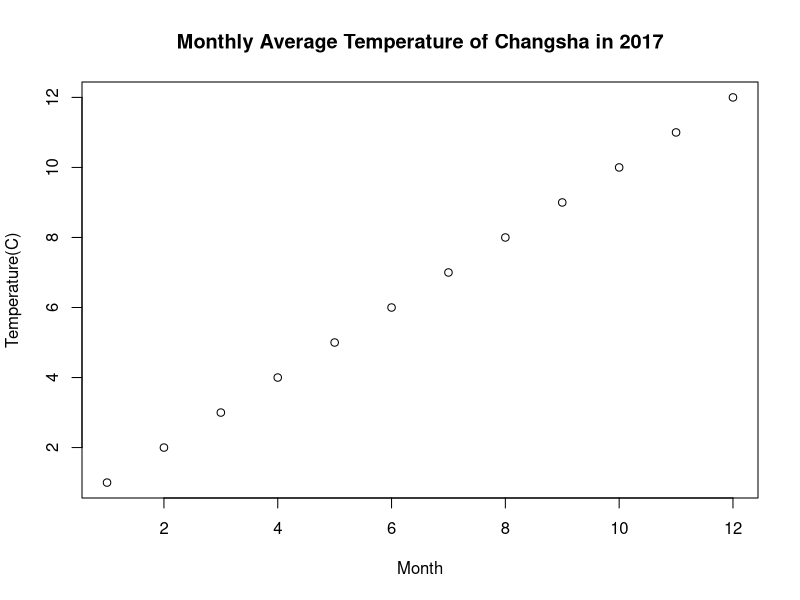

Generate this figure with R:
## ---- chunk 1
knitr::opts_chunk$set(echo = TRUE)
## ---- chunk 2
MyDataset = data.frame(Month = c(1:12), Temperature =c(-1,5,10,14,25,30,35,36,30,28,12,2))
head(MyDataset,5)  #first five rows of my dataset
## ---- chunk 3
plot(MyDataset$Month,MyDataset$Temprature, main = 'Monthly Average Temperature of Changsha in 2017', xlab = 'Month',ylab = 'Temperature(C)')
